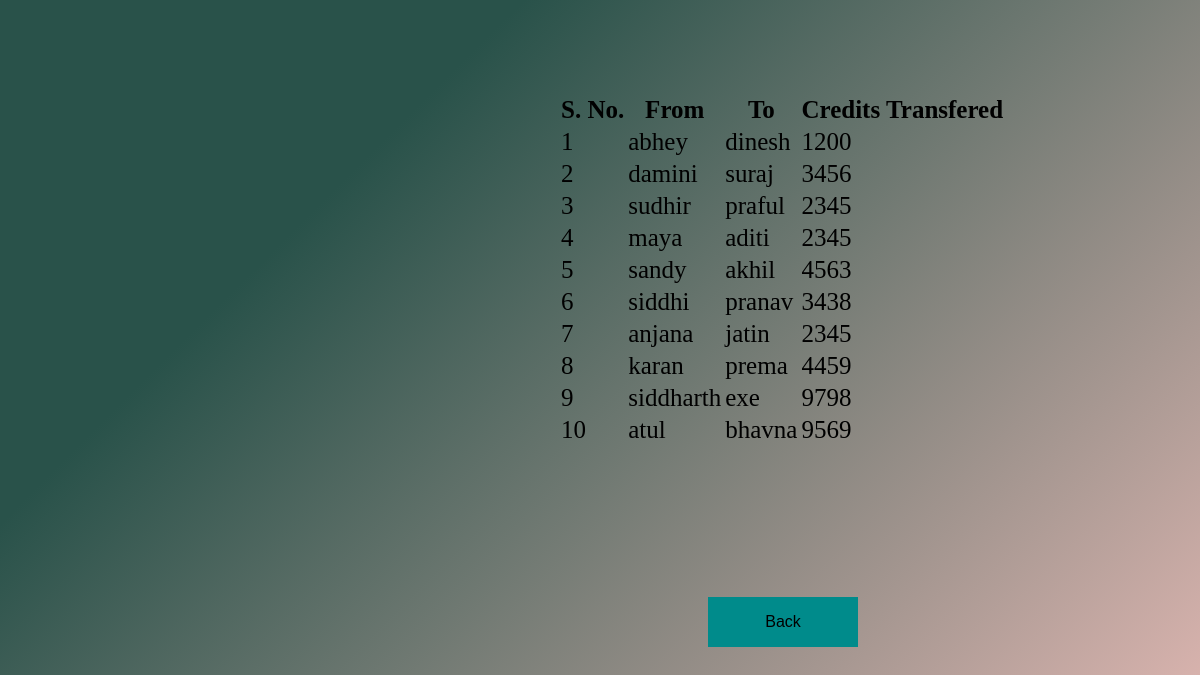
Page /transfrerecords.php on the committed database.
### tables this page shows
CREATE TABLE `transferrecords` (
  `S.no.` int(11) NOT NULL,
  `from` varchar(45) NOT NULL,
  `to` varchar(45) NOT NULL,
  `credit` int(11) NOT NULL
);

### transfrerecords.php (the view)
<?php include 'dbcon.php'?>
<?php
$query = "SELECT * FROM transferrecords";
$result = mysqli_query($connection,$query);
?>
<link rel="stylesheet" href="style.css">
<div class="container">
    <table class="tab" style="border-radius: 5px ">
        <tr>
            <th>S. No.</th>
            <th>From</th>
            <th>To</th>
            <th>Credits Transfered</th>
        </tr>
        <?php
            while($rows = mysqli_fetch_array($result))
            {
                echo "<tr>";
                echo "<td>" .$rows['S.no.']. "</td>";
                echo "<td>" .$rows['from']. "</td>";
                echo "<td>" .$rows['to']. "</td>";
                echo "<td>" .$rows['credit']. "</td>";
                echo "</tr>";
            }
        ?>
    </table>
    <a href="index.php"><button class="set" style="margin-top: 150px">Back</button></a>
</div>

### style.css (style rules this page uses)
.set { width: 150px; height: 50px; font-size: 16px; border: none; background-color: darkcyan; background-size: 500%; background-position: left; transition: 1s; margin-left: 700px; margin-top: 50px; }
.tab { font-size: 25px; margin-left: 550px; padding-top: 85px; }

### rows in the picture
transferrecords: no "1", from "abhey", to "dinesh", credit "1200"
transferrecords: no "2", from "damini", to "suraj", credit "3456"
transferrecords: no "3", from "sudhir", to "praful", credit "2345"
transferrecords: no "4", from "maya", to "aditi", credit "2345"
transferrecords: no "5", from "sandy", to "akhil", credit "4563"
transferrecords: no "6", from "siddhi", to "pranav", credit "3438"
transferrecords: no "7", from "anjana", to "jatin", credit "2345"
transferrecords: no "8", from "karan", to "prema", credit "4459"
transferrecords: no "9", from "siddharth", to "exe", credit "9798"
transferrecords: no "10", from "atul", to "bhavna", credit "9569"
